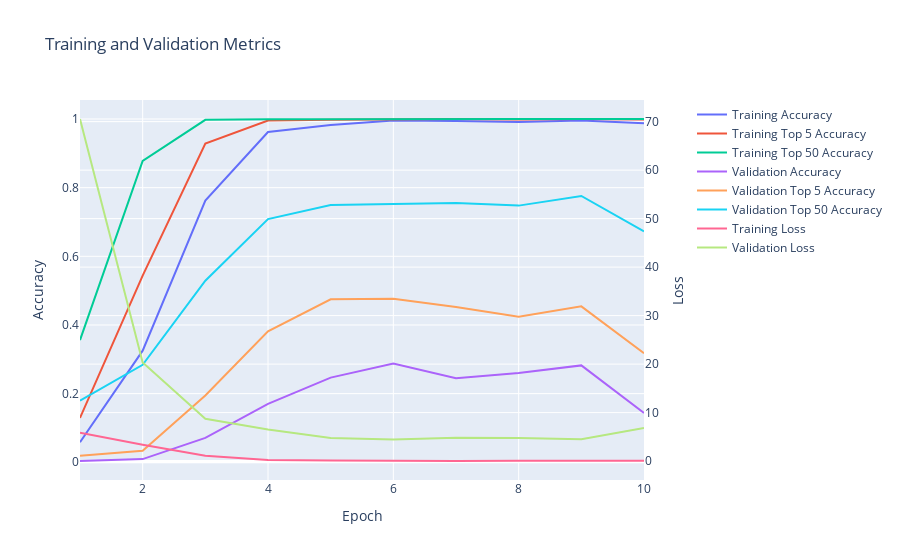

Notebook source saved alongside this figure:
### Code cell
softmax_similarity_model.display_training_history()

### Figure 1 — Plotly figure (JSON) as saved in the notebook; plotly's stock layout.template omitted (floating-point values rounded to 4 significant figures)
{"data": [{"mode": "lines", "name": "Training Accuracy", "type": "scatter", "x": [1, 2, 3, 4, 5, 6, 7, 8, 9, 10], "xaxis": "x", "y": [0.0583, 0.3251, 0.7621, 0.9622, 0.9827, 0.9953, 0.9944, 0.9911, 0.9953, 0.9874, 0.9725], "yaxis": "y"}, {"mode": "lines", "name": "Training Top 5 Accuracy", "type": "scatter", "x": [1, 2, 3, 4, 5, 6, 7, 8, 9, 10], "xaxis": "x", "y": [0.1292, 0.5438, 0.9282, 0.9958, 0.9977, 0.9995, 1.0, 0.9986, 1.0, 0.9986, 0.9953], "yaxis": "y"}, {"mode": "lines", "name": "Training Top 50 Accuracy", "type": "scatter", "x": [1, 2, 3, 4, 5, 6, 7, 8, 9, 10], "xaxis": "x", "y": [0.3559, 0.8778, 0.9977, 0.9995, 0.9991, 1.0, 1.0, 1.0, 1.0, 1.0, 0.9991], "yaxis": "y"}, {"mode": "lines", "name": "Validation Accuracy", "type": "scatter", "x": [1, 2, 3, 4, 5, 6, 7, 8, 9, 10], "xaxis": "x", "y": [0.003738, 0.009346, 0.07103, 0.1701, 0.2467, 0.2879, 0.2449, 0.2598, 0.2822, 0.1439, 0.228], "yaxis": "y"}, {"mode": "lines", "name": "Validation Top 5 Accuracy", "type": "scatter", "x": [1, 2, 3, 4, 5, 6, 7, 8, 9, 10], "xaxis": "x", "y": [0.01869, 0.03364, 0.1944, 0.3813, 0.4748, 0.4766, 0.4523, 0.4243, 0.4542, 0.3178, 0.4206], "yaxis": "y"}, {"mode": "lines", "name": "Validation Top 50 Accuracy", "type": "scatter", "x": [1, 2, 3, 4, 5, 6, 7, 8, 9, 10], "xaxis": "x", "y": [0.1794, 0.2841, 0.529, 0.7084, 0.7495, 0.7514, 0.7551, 0.7477, 0.7757, 0.6729, 0.7458], "yaxis": "y"}, {"mode": "lines", "name": "Training Loss", "type": "scatter", "x": [1, 2, 3, 4, 5, 6, 7, 8, 9, 10], "xaxis": "x", "y": [5.834, 3.361, 1.091, 0.217, 0.1203, 0.02493, 0.02187, 0.05055, 0.02416, 0.06022, 0.1305], "yaxis": "y2"}, {"mode": "lines", "name": "Validation Loss", "type": "scatter", "x": [1, 2, 3, 4, 5, 6, 7, 8, 9, 10], "xaxis": "x", "y": [70.54, 20.33, 8.744, 6.495, 4.755, 4.476, 4.798, 4.758, 4.5, 6.837, 5.442], "yaxis": "y2"}], "layout": {"title": {"text": "Training and Validation Metrics"}, "xaxis": {"anchor": "y", "domain": [0.0, 0.94], "title": {"text": "Epoch"}}, "yaxis": {"anchor": "x", "domain": [0.0, 1.0], "title": {"text": "Accuracy"}}, "yaxis2": {"anchor": "x", "overlaying": "y", "side": "right", "title": {"text": "Loss"}}}}
